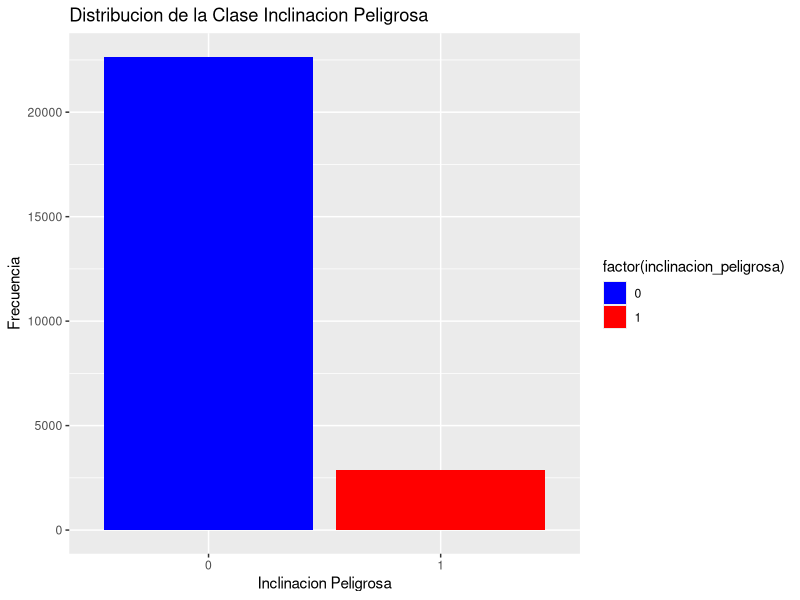
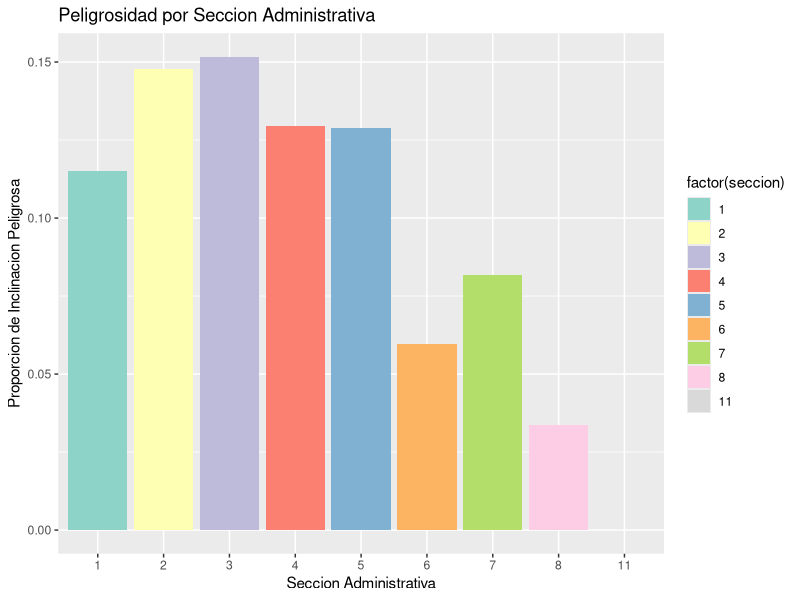
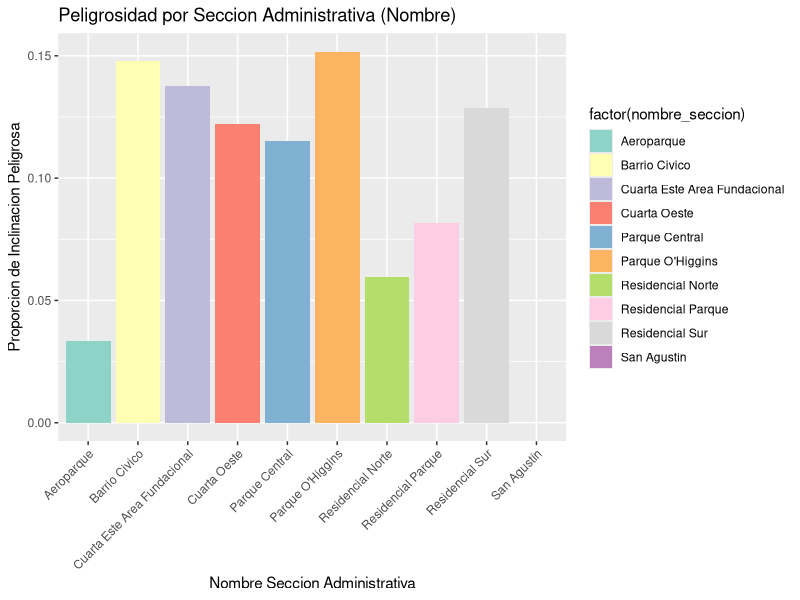
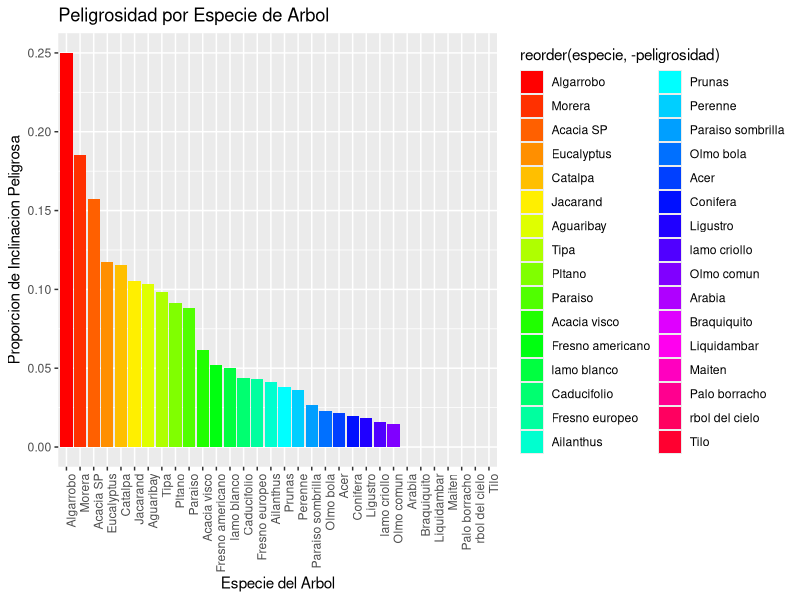

These charts were generated, in order, by the following R code:
## ---- chunk 1
data <- read.csv("data/arbolado-mza-dataset.csv")

num_filas <- nrow(data)

# define la proporción para dividir los datos (80% de entrenamiento, 20% de validación)
proporcion_entrenamiento <- 0.8

# calcula el número de filas para los datos de entrenamiento y validación
num_entrenamiento <- round(num_filas * proporcion_entrenamiento)
num_validacion <- num_filas - num_entrenamiento

# genera un conjunto de índices aleatorios sin reemplazo (por default replace=FALSE) para las filas de validación
indices_validacion <- sample(1:num_filas, num_validacion)

# divide los datos en conjuntos de entrenamiento y validación
datos_entrenamiento <- data[-indices_validacion, ]  # el operador "-" indica que se excluyen los índices de validación
datos_validacion <- data[indices_validacion, ]

# write.csv(datos_entrenamiento, "arbolado-mendoza-dataset-train.csv", row.names = FALSE)
# write.csv(datos_validacion, "arbolado-mendoza-dataset-validation.csv", row.names = FALSE)
## ---- chunk 2
library(dplyr)
library(ggplot2)

data <- read.csv("data/arbolado-mendoza-dataset-train.csv")

## ---- chunk 3
# Pregunta 1: ¿Cuál es la distribución de la clase inclinacion_peligrosa?
ggplot(data, aes(x = factor(inclinacion_peligrosa), fill = factor(inclinacion_peligrosa))) +
    geom_bar() +
    scale_fill_manual(values = c("blue", "red")) + # asigna colores a las barras
    labs(x = "Inclinacion Peligrosa", y = "Frecuencia") +
    ggtitle("Distribucion de la Clase Inclinacion Peligrosa")

# ggsave("pics/2_1_distribucion_inclinacion_peligrosa.png", plot = last_plot(), width = 6, height = 4)

## ---- chunk 4
# Pregunta 2: ¿Se puede considerar alguna sección más peligrosa que otra?
# crea un nuevo conjunto de datos "secciones_peligrosas" con resumen de peligrosidad por sección
secciones_peligrosas <- data %>%
    group_by(seccion) %>%  # agrupar por sección
    # resumen de peligrosidad por sección -> total_count = n() calcula el número total de filas en cada grupo
    summarize(peligrosa_count = sum(inclinacion_peligrosa == 1), total_count = n()) %>%
    # mutate agrega una nueva columna peligrosidad la cual se calcula dividiendo peligrosa_count entre total_count
    mutate(peligrosidad = peligrosa_count / total_count)

ggplot(secciones_peligrosas, aes(x = factor(seccion), y = peligrosidad, fill = factor(seccion))) +
    geom_bar(stat = "identity") +  # representa las alturas de las barras tal como se proporcionan en los datos
    scale_fill_brewer(palette = "Set3") +
    labs(x = "Seccion Administrativa", y = "Proporcion de Inclinacion Peligrosa") +
    ggtitle("Peligrosidad por Seccion Administrativa")

#ggsave("pics/2_2_peligrosidad_secciones.png", plot = last_plot(), width = 8, height = 6)

nombre_secciones_peligrosas <- data %>%
    group_by(nombre_seccion) %>%
    # resumen de peligrosidad por sección -> total_count = n() calcula el número total de filas en cada grupo
    summarize(peligrosa_count = sum(inclinacion_peligrosa == 1), total_count = n()) %>%
    # mutate agrega una nueva columna peligrosidad la cual se calcula dividiendo peligrosa_count entre total_count
    mutate(peligrosidad = peligrosa_count / total_count)

ggplot(nombre_secciones_peligrosas, aes(x = factor(nombre_seccion), y = peligrosidad, fill = factor(nombre_seccion))) +
geom_bar(stat = "identity") +  # representa las alturas de las barras tal como se proporcionan en los datos
scale_fill_brewer(palette = "Set3") +
labs(x = "Nombre Seccion Administrativa", y = "Proporcion de Inclinacion Peligrosa") +
ggtitle("Peligrosidad por Seccion Administrativa (Nombre)") +
theme(axis.text.x = element_text(angle = 45, hjust = 1))

#ggsave("pics/2_2_peligrosidad_nombre_secciones.png", plot = last_plot(), width = 8, height = 6)
## ---- chunk 5
# Pregunta 3: ¿Se puede considerar alguna especie más peligrosa que otra?
# crea un nuevo conjunto de datos "especies_peligrosas" con resumen de peligrosidad por especie
especies_peligrosas <- data %>%
    group_by(especie) %>%  # agrupa por especie
    summarize(peligrosa_count = sum(inclinacion_peligrosa == 1), total_count = n()) %>%
    mutate(peligrosidad = peligrosa_count / total_count)

ggplot(especies_peligrosas, aes(x = reorder(especie, -peligrosidad), y = peligrosidad, fill = reorder(especie, -peligrosidad))) +
    geom_bar(stat = "identity") +
    scale_fill_manual(values = rainbow(length(unique(especies_peligrosas$especie)))) +
    labs(x = "Especie del Arbol", y = "Proporcion de Inclinacion Peligrosa") +
    ggtitle("Peligrosidad por Especie de Arbol") +
    theme(axis.text.x = element_text(angle = 90, hjust = 1))

#ggsave("pics/2_3_peligrosidad_especies.png", plot = last_plot(), width = 8, height = 6)

